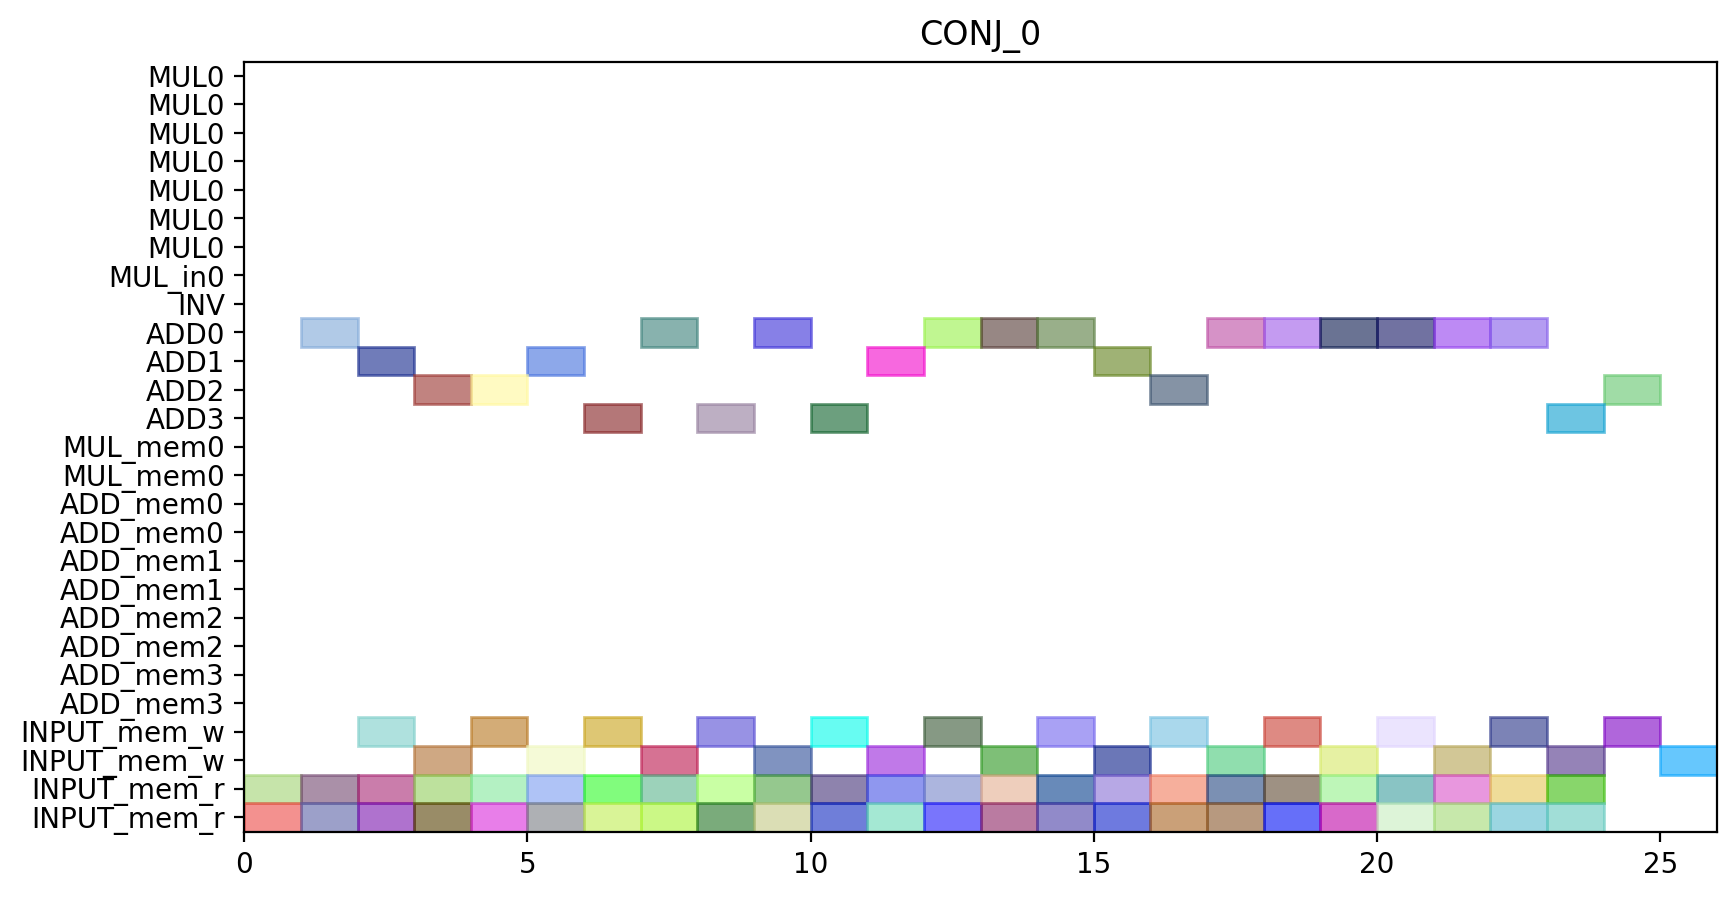

Reproduce this figure in Python.
from pyschedule import Scenario, solvers, plotters, alt


def solve():
	horizon = 90
	S = Scenario("CONJ_0", horizon=horizon)

	# resource
	MUL = S.Resources('MUL', num=1, size=7)
	MUL_in = S.Resources('MUL_in', num=1)
	INV = S.Resource('INV')
	ADD = S.Resources('ADD', num=4, periods=range(1, horizon))
	MUL_mem = S.Resources('MUL_mem', num=1, size=2)
	ADD_mem = S.Resources('ADD_mem', num=4, size=2)
	INPUT_mem_w = S.Resource('INPUT_mem_w', size=2)
	INPUT_mem_r = S.Resource('INPUT_mem_r', size=2)

	# result of previous scheduling

	# new tasks
	c0000 = S.Task('c0000', length=1, delay_cost=1)
	c0000 += alt(ADD)

	S += 0<c0000

	c0000_mem0 = S.Task('c0000_mem0', length=1, delay_cost=1)
	c0000_mem0 += INPUT_mem_r
	S += c0000_mem0 <= c0000

	c0000_mem1 = S.Task('c0000_mem1', length=1, delay_cost=1)
	c0000_mem1 += INPUT_mem_r
	S += c0000_mem1 <= c0000

	c0000_w = S.Task('c0000_w', length=1, delay_cost=1)
	c0000_w += alt(INPUT_mem_w)
	S += c0000 <= c0000_w

	c0001 = S.Task('c0001', length=1, delay_cost=1)
	c0001 += alt(ADD)

	S += 0<c0001

	c0001_mem0 = S.Task('c0001_mem0', length=1, delay_cost=1)
	c0001_mem0 += INPUT_mem_r
	S += c0001_mem0 <= c0001

	c0001_mem1 = S.Task('c0001_mem1', length=1, delay_cost=1)
	c0001_mem1 += INPUT_mem_r
	S += c0001_mem1 <= c0001

	c0001_w = S.Task('c0001_w', length=1, delay_cost=1)
	c0001_w += alt(INPUT_mem_w)
	S += c0001 <= c0001_w

	c0010 = S.Task('c0010', length=1, delay_cost=1)
	c0010 += alt(ADD)

	S += 0<c0010

	c0010_mem0 = S.Task('c0010_mem0', length=1, delay_cost=1)
	c0010_mem0 += INPUT_mem_r
	S += c0010_mem0 <= c0010

	c0010_mem1 = S.Task('c0010_mem1', length=1, delay_cost=1)
	c0010_mem1 += INPUT_mem_r
	S += c0010_mem1 <= c0010

	c0010_w = S.Task('c0010_w', length=1, delay_cost=1)
	c0010_w += alt(INPUT_mem_w)
	S += c0010 <= c0010_w

	c0011 = S.Task('c0011', length=1, delay_cost=1)
	c0011 += alt(ADD)

	S += 0<c0011

	c0011_mem0 = S.Task('c0011_mem0', length=1, delay_cost=1)
	c0011_mem0 += INPUT_mem_r
	S += c0011_mem0 <= c0011

	c0011_mem1 = S.Task('c0011_mem1', length=1, delay_cost=1)
	c0011_mem1 += INPUT_mem_r
	S += c0011_mem1 <= c0011

	c0011_w = S.Task('c0011_w', length=1, delay_cost=1)
	c0011_w += alt(INPUT_mem_w)
	S += c0011 <= c0011_w

	c0100 = S.Task('c0100', length=1, delay_cost=1)
	c0100 += alt(ADD)

	S += 0<c0100

	c0100_mem0 = S.Task('c0100_mem0', length=1, delay_cost=1)
	c0100_mem0 += INPUT_mem_r
	S += c0100_mem0 <= c0100

	c0100_mem1 = S.Task('c0100_mem1', length=1, delay_cost=1)
	c0100_mem1 += INPUT_mem_r
	S += c0100_mem1 <= c0100

	c0100_w = S.Task('c0100_w', length=1, delay_cost=1)
	c0100_w += alt(INPUT_mem_w)
	S += c0100 <= c0100_w

	c0101 = S.Task('c0101', length=1, delay_cost=1)
	c0101 += alt(ADD)

	S += 0<c0101

	c0101_mem0 = S.Task('c0101_mem0', length=1, delay_cost=1)
	c0101_mem0 += INPUT_mem_r
	S += c0101_mem0 <= c0101

	c0101_mem1 = S.Task('c0101_mem1', length=1, delay_cost=1)
	c0101_mem1 += INPUT_mem_r
	S += c0101_mem1 <= c0101

	c0101_w = S.Task('c0101_w', length=1, delay_cost=1)
	c0101_w += alt(INPUT_mem_w)
	S += c0101 <= c0101_w

	c0110 = S.Task('c0110', length=1, delay_cost=1)
	c0110 += alt(ADD)

	S += 0<c0110

	c0110_mem0 = S.Task('c0110_mem0', length=1, delay_cost=1)
	c0110_mem0 += INPUT_mem_r
	S += c0110_mem0 <= c0110

	c0110_mem1 = S.Task('c0110_mem1', length=1, delay_cost=1)
	c0110_mem1 += INPUT_mem_r
	S += c0110_mem1 <= c0110

	c0110_w = S.Task('c0110_w', length=1, delay_cost=1)
	c0110_w += alt(INPUT_mem_w)
	S += c0110 <= c0110_w

	c0111 = S.Task('c0111', length=1, delay_cost=1)
	c0111 += alt(ADD)

	S += 0<c0111

	c0111_mem0 = S.Task('c0111_mem0', length=1, delay_cost=1)
	c0111_mem0 += INPUT_mem_r
	S += c0111_mem0 <= c0111

	c0111_mem1 = S.Task('c0111_mem1', length=1, delay_cost=1)
	c0111_mem1 += INPUT_mem_r
	S += c0111_mem1 <= c0111

	c0111_w = S.Task('c0111_w', length=1, delay_cost=1)
	c0111_w += alt(INPUT_mem_w)
	S += c0111 <= c0111_w

	c0200 = S.Task('c0200', length=1, delay_cost=1)
	c0200 += alt(ADD)

	S += 0<c0200

	c0200_mem0 = S.Task('c0200_mem0', length=1, delay_cost=1)
	c0200_mem0 += INPUT_mem_r
	S += c0200_mem0 <= c0200

	c0200_mem1 = S.Task('c0200_mem1', length=1, delay_cost=1)
	c0200_mem1 += INPUT_mem_r
	S += c0200_mem1 <= c0200

	c0200_w = S.Task('c0200_w', length=1, delay_cost=1)
	c0200_w += alt(INPUT_mem_w)
	S += c0200 <= c0200_w

	c0201 = S.Task('c0201', length=1, delay_cost=1)
	c0201 += alt(ADD)

	S += 0<c0201

	c0201_mem0 = S.Task('c0201_mem0', length=1, delay_cost=1)
	c0201_mem0 += INPUT_mem_r
	S += c0201_mem0 <= c0201

	c0201_mem1 = S.Task('c0201_mem1', length=1, delay_cost=1)
	c0201_mem1 += INPUT_mem_r
	S += c0201_mem1 <= c0201

	c0201_w = S.Task('c0201_w', length=1, delay_cost=1)
	c0201_w += alt(INPUT_mem_w)
	S += c0201 <= c0201_w

	c0210 = S.Task('c0210', length=1, delay_cost=1)
	c0210 += alt(ADD)

	S += 0<c0210

	c0210_mem0 = S.Task('c0210_mem0', length=1, delay_cost=1)
	c0210_mem0 += INPUT_mem_r
	S += c0210_mem0 <= c0210

	c0210_mem1 = S.Task('c0210_mem1', length=1, delay_cost=1)
	c0210_mem1 += INPUT_mem_r
	S += c0210_mem1 <= c0210

	c0210_w = S.Task('c0210_w', length=1, delay_cost=1)
	c0210_w += alt(INPUT_mem_w)
	S += c0210 <= c0210_w

	c0211 = S.Task('c0211', length=1, delay_cost=1)
	c0211 += alt(ADD)

	S += 0<c0211

	c0211_mem0 = S.Task('c0211_mem0', length=1, delay_cost=1)
	c0211_mem0 += INPUT_mem_r
	S += c0211_mem0 <= c0211

	c0211_mem1 = S.Task('c0211_mem1', length=1, delay_cost=1)
	c0211_mem1 += INPUT_mem_r
	S += c0211_mem1 <= c0211

	c0211_w = S.Task('c0211_w', length=1, delay_cost=1)
	c0211_w += alt(INPUT_mem_w)
	S += c0211 <= c0211_w

	c1000 = S.Task('c1000', length=1, delay_cost=1)
	c1000 += alt(ADD)

	S += 0<c1000

	c1000_mem0 = S.Task('c1000_mem0', length=1, delay_cost=1)
	c1000_mem0 += INPUT_mem_r
	S += c1000_mem0 <= c1000

	c1000_mem1 = S.Task('c1000_mem1', length=1, delay_cost=1)
	c1000_mem1 += INPUT_mem_r
	S += c1000_mem1 <= c1000

	c1000_w = S.Task('c1000_w', length=1, delay_cost=1)
	c1000_w += alt(INPUT_mem_w)
	S += c1000 <= c1000_w

	c1001 = S.Task('c1001', length=1, delay_cost=1)
	c1001 += alt(ADD)

	S += 0<c1001

	c1001_mem0 = S.Task('c1001_mem0', length=1, delay_cost=1)
	c1001_mem0 += INPUT_mem_r
	S += c1001_mem0 <= c1001

	c1001_mem1 = S.Task('c1001_mem1', length=1, delay_cost=1)
	c1001_mem1 += INPUT_mem_r
	S += c1001_mem1 <= c1001

	c1001_w = S.Task('c1001_w', length=1, delay_cost=1)
	c1001_w += alt(INPUT_mem_w)
	S += c1001 <= c1001_w

	c1010 = S.Task('c1010', length=1, delay_cost=1)
	c1010 += alt(ADD)

	S += 0<c1010

	c1010_mem0 = S.Task('c1010_mem0', length=1, delay_cost=1)
	c1010_mem0 += INPUT_mem_r
	S += c1010_mem0 <= c1010

	c1010_mem1 = S.Task('c1010_mem1', length=1, delay_cost=1)
	c1010_mem1 += INPUT_mem_r
	S += c1010_mem1 <= c1010

	c1010_w = S.Task('c1010_w', length=1, delay_cost=1)
	c1010_w += alt(INPUT_mem_w)
	S += c1010 <= c1010_w

	c1011 = S.Task('c1011', length=1, delay_cost=1)
	c1011 += alt(ADD)

	S += 0<c1011

	c1011_mem0 = S.Task('c1011_mem0', length=1, delay_cost=1)
	c1011_mem0 += INPUT_mem_r
	S += c1011_mem0 <= c1011

	c1011_mem1 = S.Task('c1011_mem1', length=1, delay_cost=1)
	c1011_mem1 += INPUT_mem_r
	S += c1011_mem1 <= c1011

	c1011_w = S.Task('c1011_w', length=1, delay_cost=1)
	c1011_w += alt(INPUT_mem_w)
	S += c1011 <= c1011_w

	c1100 = S.Task('c1100', length=1, delay_cost=1)
	c1100 += alt(ADD)

	S += 0<c1100

	c1100_mem0 = S.Task('c1100_mem0', length=1, delay_cost=1)
	c1100_mem0 += INPUT_mem_r
	S += c1100_mem0 <= c1100

	c1100_mem1 = S.Task('c1100_mem1', length=1, delay_cost=1)
	c1100_mem1 += INPUT_mem_r
	S += c1100_mem1 <= c1100

	c1100_w = S.Task('c1100_w', length=1, delay_cost=1)
	c1100_w += alt(INPUT_mem_w)
	S += c1100 <= c1100_w

	c1101 = S.Task('c1101', length=1, delay_cost=1)
	c1101 += alt(ADD)

	S += 0<c1101

	c1101_mem0 = S.Task('c1101_mem0', length=1, delay_cost=1)
	c1101_mem0 += INPUT_mem_r
	S += c1101_mem0 <= c1101

	c1101_mem1 = S.Task('c1101_mem1', length=1, delay_cost=1)
	c1101_mem1 += INPUT_mem_r
	S += c1101_mem1 <= c1101

	c1101_w = S.Task('c1101_w', length=1, delay_cost=1)
	c1101_w += alt(INPUT_mem_w)
	S += c1101 <= c1101_w

	c1110 = S.Task('c1110', length=1, delay_cost=1)
	c1110 += alt(ADD)

	S += 0<c1110

	c1110_mem0 = S.Task('c1110_mem0', length=1, delay_cost=1)
	c1110_mem0 += INPUT_mem_r
	S += c1110_mem0 <= c1110

	c1110_mem1 = S.Task('c1110_mem1', length=1, delay_cost=1)
	c1110_mem1 += INPUT_mem_r
	S += c1110_mem1 <= c1110

	c1110_w = S.Task('c1110_w', length=1, delay_cost=1)
	c1110_w += alt(INPUT_mem_w)
	S += c1110 <= c1110_w

	c1111 = S.Task('c1111', length=1, delay_cost=1)
	c1111 += alt(ADD)

	S += 0<c1111

	c1111_mem0 = S.Task('c1111_mem0', length=1, delay_cost=1)
	c1111_mem0 += INPUT_mem_r
	S += c1111_mem0 <= c1111

	c1111_mem1 = S.Task('c1111_mem1', length=1, delay_cost=1)
	c1111_mem1 += INPUT_mem_r
	S += c1111_mem1 <= c1111

	c1111_w = S.Task('c1111_w', length=1, delay_cost=1)
	c1111_w += alt(INPUT_mem_w)
	S += c1111 <= c1111_w

	c1200 = S.Task('c1200', length=1, delay_cost=1)
	c1200 += alt(ADD)

	S += 0<c1200

	c1200_mem0 = S.Task('c1200_mem0', length=1, delay_cost=1)
	c1200_mem0 += INPUT_mem_r
	S += c1200_mem0 <= c1200

	c1200_mem1 = S.Task('c1200_mem1', length=1, delay_cost=1)
	c1200_mem1 += INPUT_mem_r
	S += c1200_mem1 <= c1200

	c1200_w = S.Task('c1200_w', length=1, delay_cost=1)
	c1200_w += alt(INPUT_mem_w)
	S += c1200 <= c1200_w

	c1201 = S.Task('c1201', length=1, delay_cost=1)
	c1201 += alt(ADD)

	S += 0<c1201

	c1201_mem0 = S.Task('c1201_mem0', length=1, delay_cost=1)
	c1201_mem0 += INPUT_mem_r
	S += c1201_mem0 <= c1201

	c1201_mem1 = S.Task('c1201_mem1', length=1, delay_cost=1)
	c1201_mem1 += INPUT_mem_r
	S += c1201_mem1 <= c1201

	c1201_w = S.Task('c1201_w', length=1, delay_cost=1)
	c1201_w += alt(INPUT_mem_w)
	S += c1201 <= c1201_w

	c1210 = S.Task('c1210', length=1, delay_cost=1)
	c1210 += alt(ADD)

	S += 0<c1210

	c1210_mem0 = S.Task('c1210_mem0', length=1, delay_cost=1)
	c1210_mem0 += INPUT_mem_r
	S += c1210_mem0 <= c1210

	c1210_mem1 = S.Task('c1210_mem1', length=1, delay_cost=1)
	c1210_mem1 += INPUT_mem_r
	S += c1210_mem1 <= c1210

	c1210_w = S.Task('c1210_w', length=1, delay_cost=1)
	c1210_w += alt(INPUT_mem_w)
	S += c1210 <= c1210_w

	c1211 = S.Task('c1211', length=1, delay_cost=1)
	c1211 += alt(ADD)

	S += 0<c1211

	c1211_mem0 = S.Task('c1211_mem0', length=1, delay_cost=1)
	c1211_mem0 += INPUT_mem_r
	S += c1211_mem0 <= c1211

	c1211_mem1 = S.Task('c1211_mem1', length=1, delay_cost=1)
	c1211_mem1 += INPUT_mem_r
	S += c1211_mem1 <= c1211

	c1211_w = S.Task('c1211_w', length=1, delay_cost=1)
	c1211_w += alt(INPUT_mem_w)
	S += c1211 <= c1211_w

	solvers.mip.solve(S,msg=1,kind='CPLEX',ratio_gap=1.01)

	solution = [['hoge']*len(S.solution()[1]) for i in range(len(S.solution()))]
	for i in range(len(S.solution())):
		for j in range(len(S.solution()[i])):
			solution[i][j]=str(S.solution()[i][j])
	print(solution)

	cycles = int(solution[-1][3])

	pic_file_name = "/mnt/rose/usr1/fukuda/pairing_automation_design2/bls24-317/scheduling/CONJ_mul1_add4/CONJ_0.png"
	if(S.solution() != []):
		plotters.matplotlib.plot(S,img_filename=pic_file_name, vertical_text=True, fig_size=(cycles*0.25+3, 5), show_task_labels=False)

	return solution
